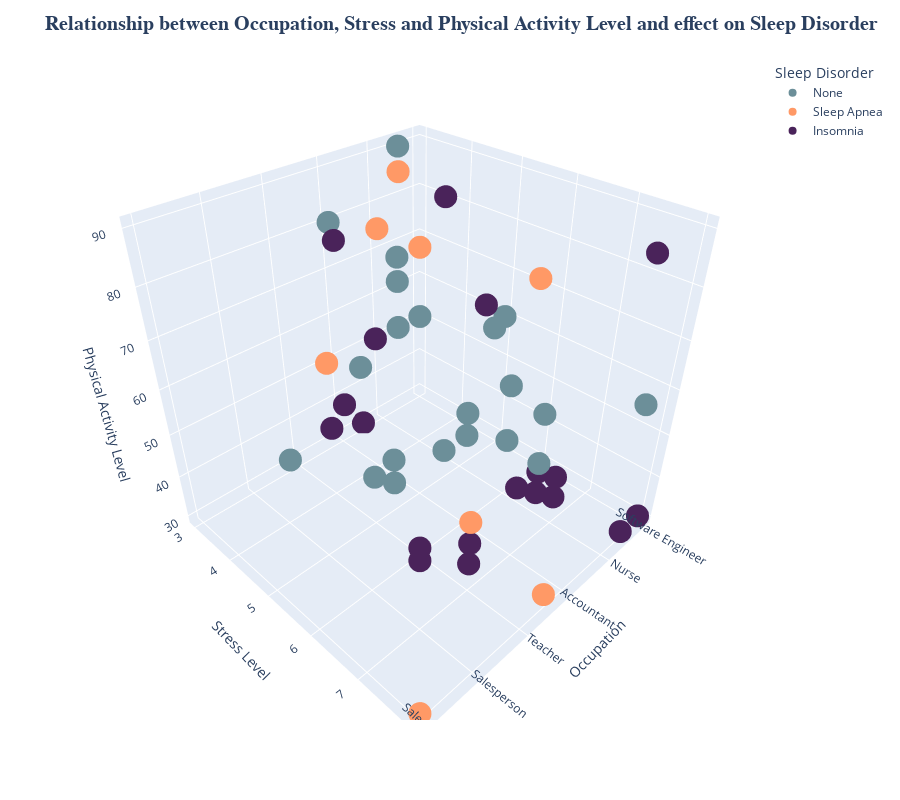

Notebook code for this chart:
### Code cell
# Creating a 3D scatter plot
fig = px.scatter_3d(sleep_data,  # Dataframe containing the data
                     x='Occupation',  # X-axis variable
                     y='Stress Level',  # Y-axis variable
                     z='Physical Activity Level',  # Z-axis variable
                     color='Sleep Disorder',  # Color variable
                     width=900,  # Width of the plot
                     height=800,  # Height of the plot
                     color_discrete_map={'None': '#6c8f99', 'Insomnia': '#4A235A', 'Sleep Apnea': '#ff9966'})  # Color map

# Updating the layout of the plot
fig.update_layout(title='<b>Relationship between Occupation, Stress and Physical Activity Level and effect on Sleep Disorder</b>',
                  titlefont={'size': 20, 'family': 'Serif'},  # Title font settings
                  showlegend=True)  # Display legend

# Displaying the plot
fig.show()

### Figure 1 — Plotly figure (JSON) as saved in the notebook; plotly's stock layout.template omitted (floating-point values rounded to 4 significant figures; data arrays with more than 128 entries replaced by an {"elided": "..."} marker saying what was removed)
{"data": [{"hovertemplate": "Sleep Disorder=None<br>Occupation=%{x}<br>Stress Level=%{y}<br>Physical Activity Level=%{z}<extra></extra>", "legendgroup": "None", "marker": {"color": "#6c8f99", "symbol": "circle"}, "mode": "markers", "name": "None", "scene": "scene", "showlegend": true, "type": "scatter3d", "x": {"elided": "219 str values"}, "y": {"elided": "219 int values"}, "z": {"elided": "219 int values"}}, {"hovertemplate": "Sleep Disorder=Sleep Apnea<br>Occupation=%{x}<br>Stress Level=%{y}<br>Physical Activity Level=%{z}<extra></extra>", "legendgroup": "Sleep Apnea", "marker": {"color": "#ff9966", "symbol": "circle"}, "mode": "markers", "name": "Sleep Apnea", "scene": "scene", "showlegend": true, "type": "scatter3d", "x": ["Sales Representative", "Sales Representative", "Nurse", "Doctor", "Nurse", "Doctor", "Scientist", "Scientist", "Lawyer", "Teacher", "Teacher", "Lawyer", "Lawyer", "Teacher", "Teacher", "Engineer", "Salesperson", "Nurse", "Nurse", "Nurse", "Nurse", "Nurse", "Nurse", "Nurse", "Nurse", "Nurse", "Doctor", "Doctor", "Nurse", "Nurse", "Nurse", "Nurse", "Nurse", "Nurse", "Nurse", "Nurse", "Nurse", "Nurse", "Nurse", "Nurse", "Nurse", "Nurse", "Nurse", "Nurse", "Nurse", "Nurse", "Nurse", "Nurse", "Nurse", "Nurse", "Nurse", "Nurse", "Nurse", "Nurse", "Nurse", "Nurse", "Nurse", "Nurse", "Nurse", "Nurse", "Nurse", "Nurse", "Nurse", "Nurse", "Nurse", "Nurse", "Nurse", "Nurse", "Nurse", "Nurse", "Nurse", "Nurse", "Nurse", "Nurse", "Nurse", "Nurse", "Nurse", "Nurse"], "y": [8, 8, 7, 8, 7, 6, 8, 8, 5, 7, 4, 5, 5, 7, 7, 5, 7, 8, 8, 8, 8, 8, 8, 8, 8, 8, 3, 3, 8, 8, 8, 8, 8, 8, 8, 8, 8, 8, 8, 8, 8, 8, 8, 8, 8, 8, 8, 8, 4, 4, 3, 3, 3, 3, 3, 3, 3, 3, 3, 3, 3, 3, 3, 3, 3, 3, 3, 3, 3, 3, 3, 3, 3, 3, 3, 3, 3, 3], "z": [30, 30, 40, 30, 35, 75, 32, 32, 60, 35, 60, 60, 60, 45, 45, 90, 45, 90, 90, 90, 90, 90, 90, 90, 90, 90, 85, 85, 90, 90, 90, 90, 90, 90, 90, 90, 90, 90, 90, 90, 90, 90, 90, 90, 90, 90, 90, 90, 75, 75, 75, 75, 75, 75, 75, 75, 75, 75, 75, 75, 75, 75, 75, 75, 75, 75, 75, 75, 75, 75, 75, 75, 75, 75, 75, 75, 75, 75]}, {"hovertemplate": "Sleep Disorder=Insomnia<br>Occupation=%{x}<br>Stress Level=%{y}<br>Physical Activity Level=%{z}<extra></extra>", "legendgroup": "Insomnia", "marker": {"color": "#4A235A", "symbol": "circle"}, "mode": "markers", "name": "Insomnia", "scene": "scene", "showlegend": true, "type": "scatter3d", "x": ["Software Engineer", "Teacher", "Nurse", "Nurse", "Doctor", "Accountant", "Teacher", "Lawyer", "Engineer", "Lawyer", "Salesperson", "Teacher", "Salesperson", "Teacher", "Salesperson", "Teacher", "Salesperson", "Salesperson", "Salesperson", "Salesperson", "Salesperson", "Salesperson", "Salesperson", "Salesperson", "Salesperson", "Salesperson", "Engineer", "Engineer", "Teacher", "Salesperson", "Salesperson", "Salesperson", "Teacher", "Salesperson", "Teacher", "Salesperson", "Teacher", "Salesperson", "Teacher", "Salesperson", "Teacher", "Salesperson", "Teacher", "Salesperson", "Salesperson", "Teacher", "Salesperson", "Salesperson", "Teacher", "Salesperson", "Salesperson", "Teacher", "Salesperson", "Teacher", "Salesperson", "Engineer", "Teacher", "Teacher", "Teacher", "Teacher", "Teacher", "Teacher", "Teacher", "Teacher", "Teacher", "Teacher", "Teacher", "Doctor", "Doctor", "Nurse", "Accountant", "Accountant", "Accountant", "Accountant", "Accountant", "Accountant", "Engineer"], "y": [8, 7, 7, 7, 8, 4, 7, 5, 7, 5, 7, 4, 7, 4, 7, 4, 7, 7, 7, 7, 7, 7, 7, 7, 7, 7, 5, 5, 4, 7, 7, 7, 4, 7, 4, 7, 4, 7, 4, 7, 4, 7, 4, 7, 7, 4, 7, 7, 4, 7, 7, 4, 7, 4, 7, 7, 6, 6, 4, 4, 4, 4, 4, 4, 4, 4, 4, 5, 5, 8, 7, 7, 7, 7, 7, 7, 3], "z": [30, 40, 40, 35, 30, 60, 35, 60, 40, 90, 45, 45, 45, 45, 45, 45, 45, 45, 45, 45, 45, 45, 45, 45, 45, 45, 90, 90, 45, 45, 45, 45, 45, 45, 45, 45, 45, 45, 45, 45, 45, 45, 45, 45, 45, 45, 45, 45, 45, 45, 45, 45, 45, 45, 45, 45, 30, 30, 45, 45, 45, 45, 45, 45, 45, 45, 45, 65, 65, 90, 45, 45, 45, 45, 45, 45, 30]}], "layout": {"height": 800, "legend": {"title": {"text": "Sleep Disorder"}, "tracegroupgap": 0}, "margin": {"t": 60}, "scene": {"domain": {"x": [0, 1], "y": [0, 1]}, "xaxis": {"title": {"text": "Occupation"}}, "yaxis": {"title": {"text": "Stress Level"}}, "zaxis": {"title": {"text": "Physical Activity Level"}}}, "showlegend": true, "title": {"font": {"family": "Serif", "size": 20}, "text": "<b>Relationship between Occupation, Stress and Physical Activity Level and effect on Sleep Disorder</b>"}, "width": 900}}
